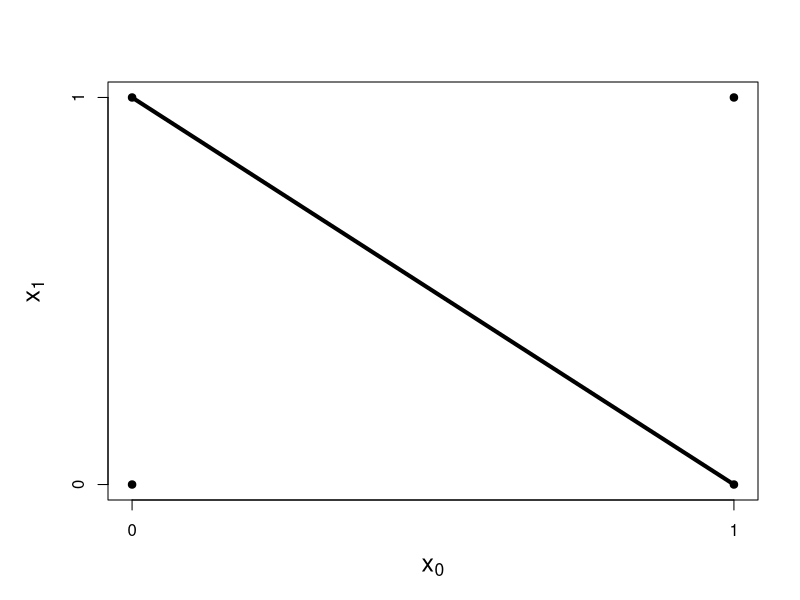
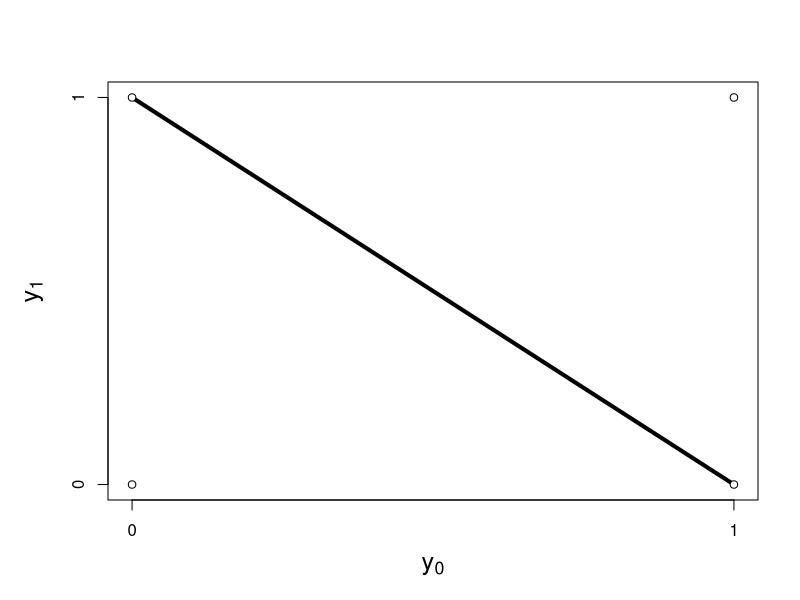

Source code (R) for these figures, in order: (Note: this script raises an error after producing the figures.)
diag = function(x) 1 - x
x0 = seq(0,1, .01)
diag(x0)

par(mar=c(5,5.4,4.1,2.1))
plot(x0, diag(x0), cex.lab=1.5, type='l', lty=1, fill='white', lwd=4, xlab=expression(x[0]), ylab=expression(x[1]), xaxt='n',yaxt='n')
axis(1, at=c(0,1))
axis(2, at=c(0,1))
points(0,0, pch=21, bg="black")
points(0,1, pch=21, bg="black")
points(1,0, pch=21, bg="black")
points(1,1, pch=21, bg="black")

par(mar=c(5,5.4,4.1,2.1))
plot(x0, diag(x0), cex.lab=1.52, type='l', lty=1, lwd=4, xlab=expression(y[0]), ylab=expression(y[1]), xaxt='n',yaxt='n')
axis(1, at=c(0,1))
axis(2, at=c(0,1))
points(0,0, pch=21, bg="white")
points(0,1, pch=21, bg="white")
points(1,0, pch=21, bg="white")
points(1,1, pch=21, bg="white")


plot(r, upper(r), ylab="p",xlim=c(0,1), ylim=c(0,1), type='l', lty=2)
lines(r, interior(r), lty=1)
lines(r, lower(r), lty=2)
#segments(crucial, 0, crucial, 1, lty=3)
#segments(crucial, 0.13, crucial, 0.87, lty=3)
segments(0, 1, 1, 1)
segments(0, 0, 1, 0, lty=2)
points(0,0, pch=21, bg="white")
points(0,1, pch=21, bg="white")
points(0,.5,pch=21, bg="black")
#points(crucial, other, pch=21,bg="white")
#points(crucial,1- other, pch=21,bg="white")
#points(1,1, pch=21, bg="black")